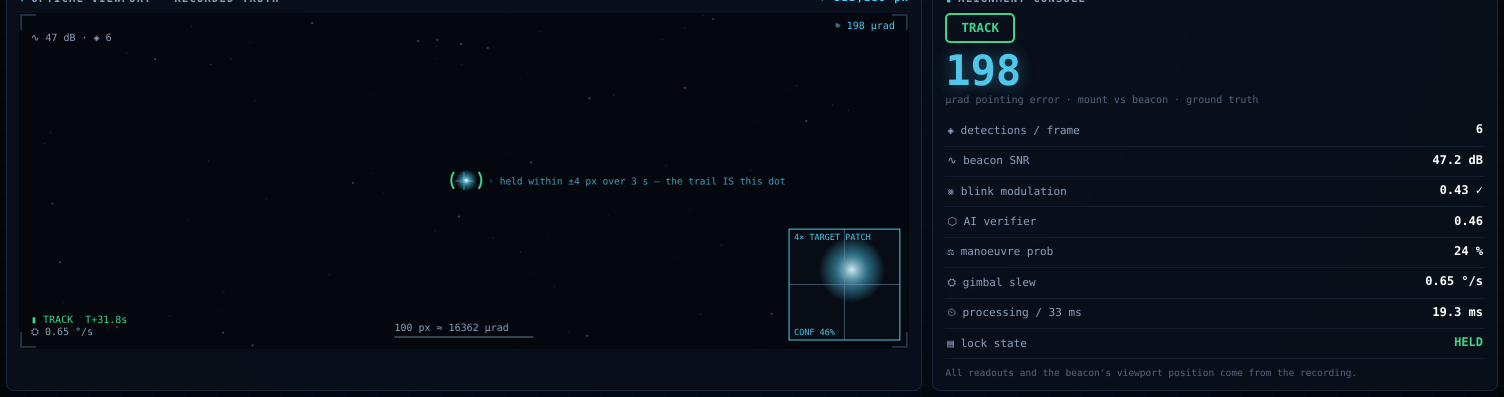
#> input picture tools/deck/console.png, 3008 x 794 px, given in place of the camera (shown at 1/2 size)
$ python rig_track.py
#> lines starting #> are read from the running program, lines starting #| are printed output that depends on the picture; after the words box and inside, x2 and y2 are one past the last pixel; in counts of white or black regions, pixels touching at a corner belong together
"""
ZeroDrift mini-rig: steer a laser onto a beacon identified by its blink.

Detection core, rebuilt around one idea: *ask every pixel how much of its
variance sits at the beacon frequency, and take the winner.* The old approach
-- find the brightest spot, then test whether it blinks -- fails whenever
something bright and non-blinking (a finger, a mouth, a lamp) outshines the
beacon, because the wrong thing gets picked before the blink test ever runs.

Three things make this work in a real room:

* **Manual exposure.** With auto-exposure on, the camera reacts to the
  beacon's own blink: LED on -> whole frame darkens, LED off -> whole frame
  brightens. Every pixel then oscillates at the beacon frequency and
  *everything* looks like a beacon. This is the single worst failure mode.
* **Common-mode rejection.** Each frame is divided by its own mean, so any
  residual global gain swing cancels and only genuinely local modulation
  survives -- the same reason the simulator treats turbulence tip/tilt as
  partly common-mode and differences it away.
* **A frequency band, not a single bin.** Phone strobe apps are rarely at
  exactly 4.00 Hz, so a band is searched and the detected rate reported.

    python rig_track.py                    # auto-detects the Arduino
    python rig_track.py --diagnose 12      # headless: measure and write a report
    python rig_track.py --no-rig           # camera only, no hardware needed

Keys:  arrows = manual trim   c = centre   l = laser toggle   q = quit
Safety: 5 mW class laser -- never point at eyes; keep the firmware's limits.
"""
from __future__ import annotations

import argparse
import collections
import json
import pathlib
import sys
import time
import traceback

import cv2
import numpy as np


# --------------------------------------------------------------- hardware

def find_arduino_port():
    """Best guess at the Nano's port, so the packaged .exe needs no arguments."""
    try:
        from serial.tools import list_ports
    except ImportError:
        return None
    ports = list(list_ports.comports())
    likely = [p for p in ports if any(k in (p.description or "") for k in
              ("Arduino", "CH340", "FTDI", "USB Serial", "USB-SERIAL"))]
    rest = [p for p in ports if "Bluetooth" not in (p.description or "")]
    picks = likely or rest
    return picks[0].device if picks else None


class Rig:
    """The Nano: two servos and a laser, behind a small command surface."""

    # [7 lines left out: function __init__, not called in this run]

    def _send(self):
        self.ser.write(f"P{int(self.pan)} T{int(self.tilt)}\n".encode())

    # [17 lines left out: functions aim, set_laser, close, not called in this run]


def open_camera(index, width, height, exposure):
    """Open the camera, preferring a backend that lets us pin the exposure.

    Returns (cap, backend_name, exposure_locked).
    """
    for name, backend in (("DSHOW", cv2.CAP_DSHOW),
                          ("MSMF", cv2.CAP_MSMF),
                          ("default", cv2.CAP_ANY)):
        cap = cv2.VideoCapture(index, backend)
        if cap.isOpened():
            cap.set(cv2.CAP_PROP_FRAME_WIDTH, width)
            cap.set(cv2.CAP_PROP_FRAME_HEIGHT, height)
            locked = False
            if exposure is not None:
                # "manual" is 0.25 on V4L2-style backends and 0 on DSHOW;
                # set both, then confirm by reading the property back.
                cap.set(cv2.CAP_PROP_AUTO_EXPOSURE, 0.25)
                cap.set(cv2.CAP_PROP_AUTO_EXPOSURE, 0)
                locked = cap.set(cv2.CAP_PROP_EXPOSURE, exposure)
                cap.set(cv2.CAP_PROP_AUTO_WB, 0)
            ok, _ = cap.read()
            if ok:
                return cap, name, bool(locked)
        cap.release()
    return None, None, False


# --------------------------------------------------------------- detection

class BlinkFinder:
    """Per-pixel modulation analysis over a rolling window of frames.

    Every pixel gets asked the same question -- what fraction of your
    variance is at the beacon frequency? -- and the beacon is simply the
    argmax. A bright finger scores ~0 no matter how bright it is; a dim LED
    blinking on cue scores near 1.
    """

    def __init__(self, n, size, band, min_swing, min_depth=0.25):
        self.n = n
        self.size = size               # (w, h) working resolution
        self.band = np.asarray(band, dtype=np.float64)
        self.min_swing = min_swing
        self.min_depth = min_depth
        self.frames = collections.deque(maxlen=n)
        self.times = collections.deque(maxlen=n)
        self.means = collections.deque(maxlen=n)

    def push(self, gray):
        small = cv2.resize(gray, self.size, interpolation=cv2.INTER_AREA)
        self.frames.append(small.astype(np.float32))
        self.times.append(time.time())
        self.means.append(float(small.mean()) + 1e-6)

    @property
    def ready(self):
        return len(self.frames) == self.n and self.times[-1] > self.times[0]

    # [96 lines left out: functions fps, analyse, noise_floor, _hunting, local_peak, not called in this run]


# ------------------------------------------------------------------ display

def draw_hud(frame, state, score, freq, fps, rig, laser, backend, warn):
    h, w = frame.shape[:2]
    overlay = frame.copy()
    cv2.rectangle(overlay, (0, 0), (w, 62), (25, 25, 25), -1)
    cv2.rectangle(overlay, (0, h-30), (w, h), (25, 25, 25), -1)
    cv2.addWeighted(overlay, 0.55, frame, 0.45, 0, frame)

    cv2.putText(frame, "ZERODRIFT  |  SIH26169 coarse-alignment demo",
                (14, 18), cv2.FONT_HERSHEY_SIMPLEX, 0.45, (170, 170, 170), 1, cv2.LINE_AA)

    col = (80, 220, 120) if state == "LOCKED" else (70, 110, 230)
    cv2.putText(frame, state, (14, 47), cv2.FONT_HERSHEY_SIMPLEX, 0.7, col, 2, cv2.LINE_AA)
    cv2.putText(frame,
                f"blink {score:.2f}   {freq:.2f} Hz   {fps:.0f} fps   "
                f"{backend}   rig {'on' if rig else 'OFF'}   "
                f"laser {'ON' if laser else 'off'}",
                (150, 47), cv2.FONT_HERSHEY_SIMPLEX, 0.5, (225, 225, 225), 1, cv2.LINE_AA)

    dot = (0, 0, 255) if laser else (80, 80, 80)
    cv2.circle(frame, (w-22, 20), 8, dot, -1)
    cv2.circle(frame, (w-22, 20), 8, (200, 200, 200), 1)

    cx, cy = w//2, h//2
    cv2.line(frame, (cx-12, cy), (cx+12, cy), (110, 110, 110), 1)
    cv2.line(frame, (cx, cy-12), (cx, cy+12), (110, 110, 110), 1)

    if warn:
        cv2.putText(frame, warn, (14, 82), cv2.FONT_HERSHEY_SIMPLEX, 0.5,
                    (60, 200, 245), 2, cv2.LINE_AA)

    cv2.putText(frame, "q quit   c centre   l laser   arrow keys trim",
                (14, h-10), cv2.FONT_HERSHEY_SIMPLEX, 0.42, (160, 160, 160), 1, cv2.LINE_AA)


# [9 lines left out: function show_message, not called in this run]


# ---------------------------------------------------------------- main loop

def main() -> int:
    ap = argparse.ArgumentParser()
    ap.add_argument("--port", default=None, help="Arduino port; auto-detected if omitted")
    ap.add_argument("--no-rig", action="store_true",
                    help="camera only -- run the vision side with no hardware")
    ap.add_argument("--camera", type=int, default=0)
    ap.add_argument("--width", type=int, default=640)
    ap.add_argument("--height", type=int, default=480)
    ap.add_argument("--exposure", type=float, default=-6.0,
                    help="manual exposure (log2 seconds on Windows). Pinning "
                         "this is what stops the camera chasing the beacon's "
                         "own blink; pass 0 to leave it on auto")
    ap.add_argument("--blink", type=float, default=4.0, help="beacon rate, Hz")
    ap.add_argument("--band", type=float, default=1.0,
                    help="+/- Hz searched around --blink, since phone strobe "
                         "apps are rarely exact")
    ap.add_argument("--history", type=int, default=72,
                    help="frames per analysis window; longer means a lower "
                         "noise floor and sharper frequency discrimination, "
                         "at the cost of slower acquisition")
    ap.add_argument("--work-width", type=int, default=192,
                    help="width the modulation map is computed at")
    ap.add_argument("--lock-threshold", type=float, default=0.40,
                    help="absolute floor on the in-band variance fraction")
    ap.add_argument("--cfar", type=float, default=2.5,
                    help="how many times the background score the peak must "
                         "reach before it counts as a beacon; this is what "
                         "keeps sensor noise from producing phantom locks")
    ap.add_argument("--min-swing", type=float, default=0.04,
                    help="minimum relative brightness swing before a pixel is "
                         "believed at all (rejects noise in flat regions)")
    ap.add_argument("--min-depth", type=float, default=0.25,
                    help="minimum modulation depth (swing as a fraction of the "
                         "pixel's own brightness). A real blinker goes dark; a "
                         "bright surface riding the camera's gain barely dips")
    ap.add_argument("--acq-every", type=int, default=3,
                    help="run the full modulation map every N frames")
    ap.add_argument("--roi", type=int, default=60, help="tracking search radius, px")
    ap.add_argument("--gain", type=float, default=0.02, help="servo deg per px of error")
    ap.add_argument("--lead", type=float, default=2.5,
                    help="frames of motion lead, so the laser aims where the "
                         "beacon is going rather than where it was")
    ap.add_argument("--diagnose", type=float, default=0.0,
                    help="run headless for N seconds and write rig_report.json")
    args = ap.parse_args()

    band = [args.blink]
    if args.band > 0:
        band = list(np.arange(args.blink - args.band, args.blink + args.band + 1e-9, 0.25))
        band = [f for f in band if f > 0.5]

    exposure = None if args.exposure == 0 else args.exposure
    cap, backend, locked = open_camera(args.camera, args.width, args.height, exposure)
    if cap is None:
        show_message("No camera available.\n"
                     "Check Settings > Privacy > Camera, and that no other\n"
                     "app is using it, then relaunch.")
        return 1

    rig = None
    rig_error = ""
    if not args.no_rig:
        port = args.port or find_arduino_port()
        if port:
            try:
                rig = Rig(port)
            except Exception as e:                  # keep the demo alive
                rig_error = f"rig offline ({e.__class__.__name__})"
        else:
            rig_error = "rig offline (no Arduino found)"

    ok, frame = cap.read()
#> frame is the input picture: shape (794, 3008, 3); mean B, G, R 22.3, 13.6, 8.1
    if not ok:
        show_message("Camera opened but delivered no frames.")
        return 1
    h, w = frame.shape[:2]
#> h = 794; w = 3008
    work = (args.work_width, max(2, int(round(args.work_width * h / w))))
#> work = (192, 51)
    finder = BlinkFinder(args.history, work, band, args.min_swing, args.min_depth)
    kernel = cv2.getStructuringElement(cv2.MORPH_ELLIPSE, (25, 25))
    sx, sy = w / work[0], h / work[1]
#> sx = 15.67; sy = 15.57

    state, pos, vel = "SEARCHING", None, (0.0, 0.0)
    freq, score, misses, frame_idx = args.blink, 0.0, 0, 0
    hunting, fps, margin = 0.0, 0.0, 0.0
    samples = []
    t_start = time.time()

    try:
        while True:
            ok, frame = cap.read()
            if not ok:
                break
            frame_idx += 1
            gray = cv2.cvtColor(frame, cv2.COLOR_BGR2GRAY)
            finder.push(gray)
#> in push, `small = cv2.resize(gray, self.size, interpolation=cv2.INTER_AREA)`:
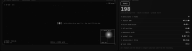
#> small: shape (51, 192); min 6, max 190, mean 13

            if frame_idx % args.acq_every == 0:
                smap, f_hat, fps, hunting = finder.analyse()
                if smap is not None:
                    my, mx = np.unravel_index(int(smap.argmax()), smap.shape)
                    score = float(smap[my, mx])
                    floor = finder.noise_floor(smap)
                    margin = score / (floor + 1e-6)
                    if score > args.lock_threshold and margin > args.cfar:
                        found = (mx * sx + sx/2, my * sy + sy/2)
                        if pos is not None:
                            vel = ((found[0]-pos[0])/args.acq_every,
                                   (found[1]-pos[1])/args.acq_every)
                        pos, freq, misses = found, f_hat, 0
                        state = "LOCKED"
                    elif state == "LOCKED":
                        misses += 1
                        if misses > 3:
                            state, pos, vel = "SEARCHING", None, (0.0, 0.0)

            if state == "LOCKED" and pos is not None:
                # Between analyses, follow the beacon cheaply so fast motion
                # stays tracked at full frame rate.
                found = local_peak(gray, pos, args.roi, kernel)
                if found is not None:
                    vel = (0.6*vel[0] + 0.4*(found[0]-pos[0]),
                           0.6*vel[1] + 0.4*(found[1]-pos[1]))
                    pos = found
                if rig is not None:
                    ex = pos[0] + args.lead*vel[0] - w/2
                    ey = pos[1] + args.lead*vel[1] - h/2
                    rig.aim(rig.pan - args.gain*ex, rig.tilt + args.gain*ey)
                    rig.set_laser(True)
            elif rig is not None:
                rig.set_laser(False)

            if args.diagnose:
                samples.append({"t": round(time.time()-t_start, 2), "state": state,
                                "score": round(score, 3), "margin": round(margin, 2),
                                "freq": round(freq, 2),
                                "fps": round(fps, 1), "hunting": round(hunting, 3),
                                "pos": None if pos is None else [round(p) for p in pos]})
                if time.time() - t_start >= args.diagnose:
                    break
                continue

            warn = rig_error
            if fps and fps < 2.5*max(band):
                warn = f"frame rate too low ({fps:.0f} fps) to see a {max(band):.1f} Hz blink"
            elif hunting > 0.25:
                warn = "auto-exposure is chasing the beacon - pin the exposure"
            if state == "LOCKED" and pos is not None:
                p = (int(pos[0]), int(pos[1]))
                cv2.circle(frame, p, 18, (80, 220, 120), 2)
                cv2.circle(frame, p, 26, (80, 220, 120), 1)
            draw_hud(frame, state, score, freq, fps, rig is not None,
                     rig.laser if rig else False, backend, warn)
#> in draw_hud, `cv2.rectangle(overlay, (0, 0), (w, 62), (25, 25, 25), -1)`:
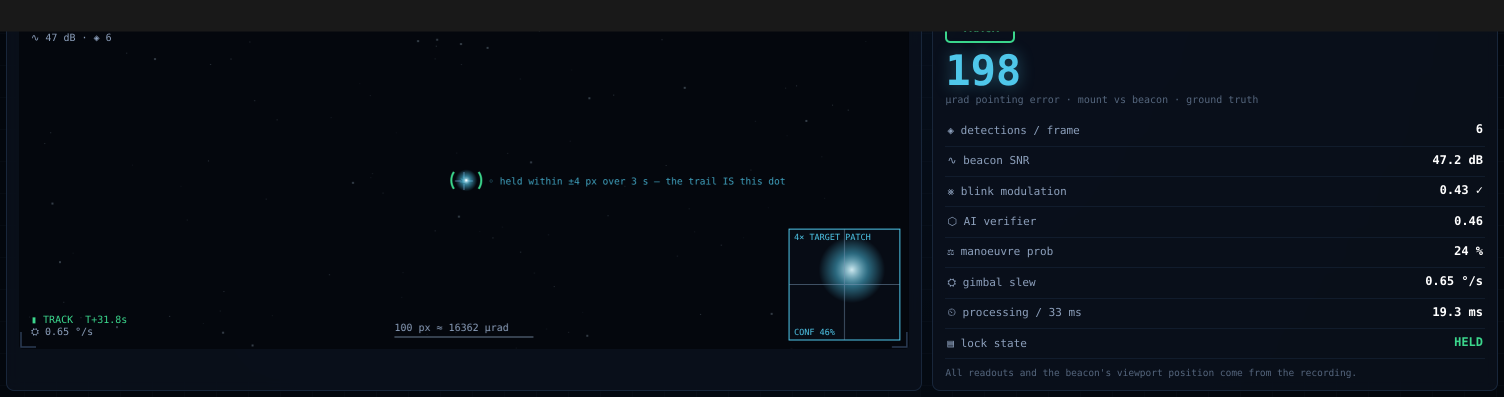
#> overlay: shape (794, 3008, 3) (shown at 1/2 size); 7.93% of pixels changed, all inside (x1, y1, x2, y2) = (0, 0, 3008, 63)
#> in draw_hud, `cv2.rectangle(overlay, (0, h-30), (w, h), (25, 25, 25), -1)`: overlay: shape (794, 3008, 3); 3.78% of pixels changed, all inside (x1, y1, x2, y2) = (0, 764, 3008, 794)
#> in draw_hud, `cv2.circle(frame, (w-22, 20), 8, dot, -1)`: frame: shape (794, 3008, 3); mean B, G, R 22.5, 14.5, 9.4
#> in draw_hud, `cv2.circle(frame, (w-22, 20), 8, (200, 200, 200), 1)`: frame: shape (794, 3008, 3); mean B, G, R 22.5, 14.5, 9.4
#> in draw_hud, `cv2.line(frame, (cx-12, cy), (cx+12, cy), (110, 110, 110), 1)`: frame: shape (794, 3008, 3); mean B, G, R 22.5, 14.5, 9.4
#> in draw_hud, `cv2.line(frame, (cx, cy-12), (cx, cy+12), (110, 110, 110), 1)`: frame: shape (794, 3008, 3); mean B, G, R 22.5, 14.5, 9.4
#> in draw_hud, `cv2.putText(frame, warn, (14, 82), cv2.FONT_HERSHEY_SIMPLEX, 0.5, (60,..`:
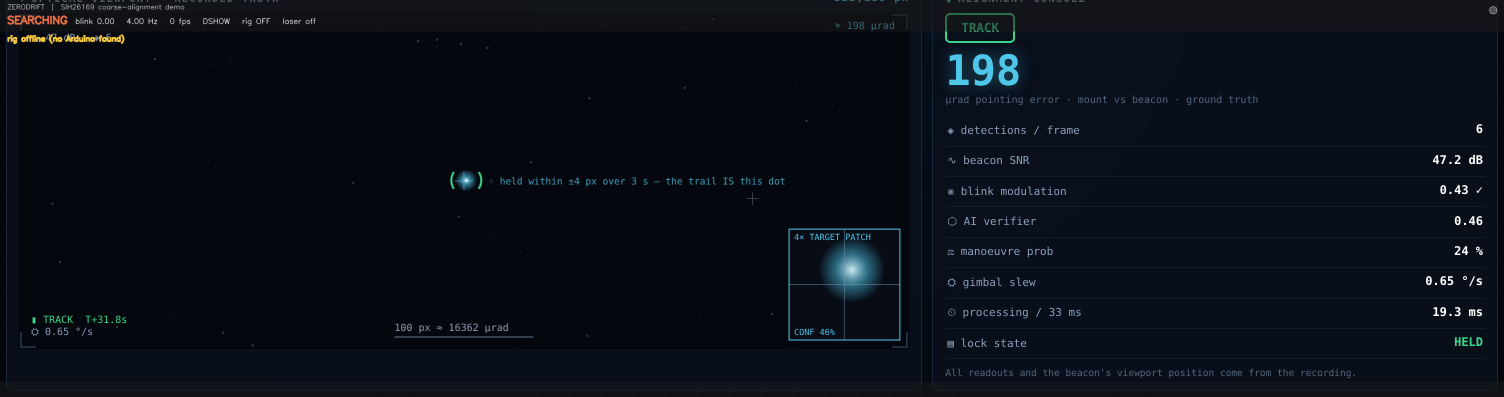
#> frame: shape (794, 3008, 3) (shown at 1/2 size); mean B, G, R 22.6, 14.6, 9.6
#> in draw_hud, `cv2.putText(frame, "q quit   c centre   l laser   arrow keys trim", (1..`: frame: shape (794, 3008, 3); 0.06% of pixels changed, all inside (x1, y1, x2, y2) = (14, 774, 316, 789)
            cv2.imshow("ZeroDrift mini-rig", frame)

            k = cv2.waitKey(1) & 0xFF
#> (key q is pressed here)
            if k == ord('q'):
                break
            elif rig is not None:
                if k == ord('c'):
                    rig.aim(90, 90)
                elif k == ord('l'):
                    rig.set_laser(not rig.laser)
                elif k == 81: rig.aim(rig.pan-2, rig.tilt)
                elif k == 83: rig.aim(rig.pan+2, rig.tilt)
                elif k == 82: rig.aim(rig.pan, rig.tilt-2)
                elif k == 84: rig.aim(rig.pan, rig.tilt+2)
    finally:
        if rig is not None:
            rig.close()
        cap.release()
        cv2.destroyAllWindows()

    if args.diagnose:
        locks = [s for s in samples if s["state"] == "LOCKED"]
        report = {
            "camera": {"backend": backend, "resolution": [w, h],
                       "exposure_locked": locked, "exposure": args.exposure},
            "rig": rig_error or "connected",
            "frames": len(samples),
            "median_fps": float(np.median([s["fps"] for s in samples] or [0])),
            "best_score": max([s["score"] for s in samples] or [0]),
            "median_score": float(np.median([s["score"] for s in samples] or [0])),
            "best_cfar_margin": max([s["margin"] for s in samples] or [0]),
            "median_cfar_margin": float(np.median([s["margin"] for s in samples] or [0])),
            "locked_fraction": round(len(locks)/max(1, len(samples)), 3),
            "detected_hz": [s["freq"] for s in locks[-5:]],
            "exposure_hunting": max([s["hunting"] for s in samples] or [0]),
            "band_searched": [round(f, 2) for f in band],
            "tail": samples[-15:],
        }
        out = pathlib.Path(__file__).resolve().parent / "rig_report.json"
        out.write_text(json.dumps(report, indent=2), encoding="utf-8")
        print(json.dumps(report, indent=2))
    return 0


if __name__ == "__main__":
    try:
        code = main()
    except Exception:
        base = pathlib.Path(sys.executable if getattr(sys, "frozen", False)
                            else __file__).resolve().parent
        with open(base / "rig_debug.log", "a", encoding="utf-8") as f:
            f.write(f"\n--- {time.strftime('%Y-%m-%d %H:%M:%S')} ---\n")
            traceback.print_exc(file=f)
        try:
            show_message("Something went wrong.\nSee rig_debug.log next to this "
                         "program for details.")
        except Exception:
            pass
        code = 1
    raise SystemExit(code)
#> (the program exits here)
